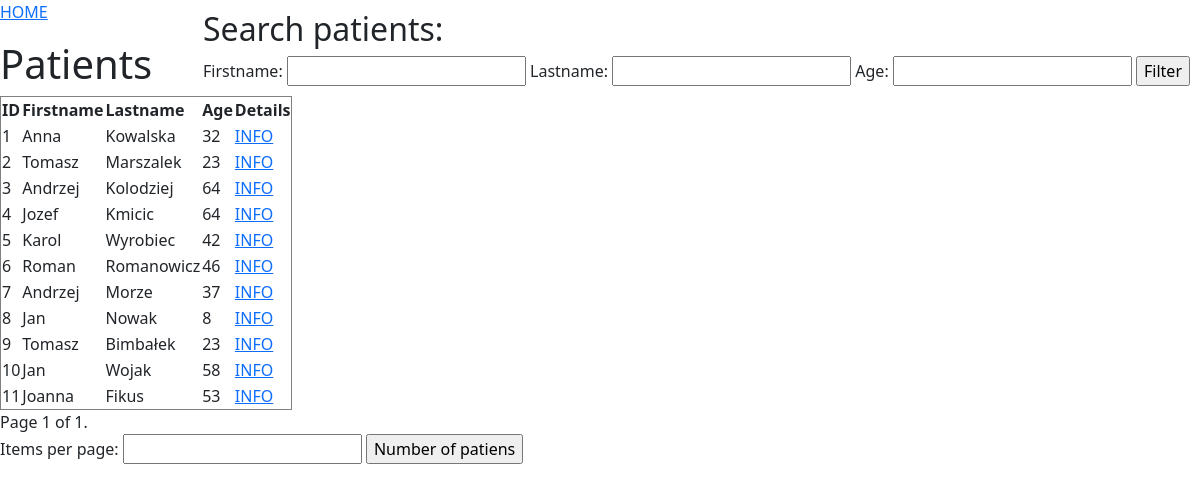
The page /patients/?page=58& on the database as committed earlier.
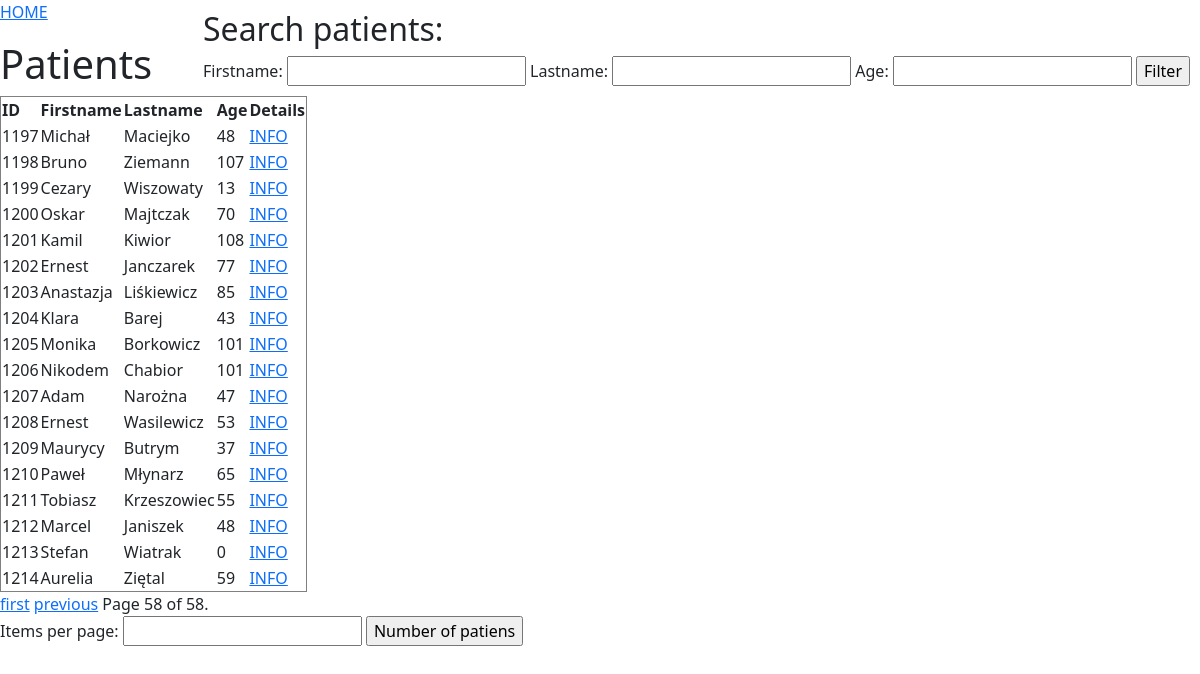
The same page on the database as committed later.
### patients/models.py (models this page shows, shortened)
class Patient(models.Model):
    SEX = {
        "M": "Male",
        "F": "Female",
    }
    firstname = models.CharField(max_length=255)
    lastname = models.CharField(max_length=255)
    birthdate = models.DateField(null=True)
    sex = models.CharField(max_length=8, choices=SEX, null=True)
    login = models.CharField(max_length=255, null=True)
    password = models.CharField(max_length=255, null=True)
    image = models.ImageField(null=True, upload_to='images/')

### patients/views.py (the view)
# urls.py: path('', include('patients.urls'))
def patients(request: HttpRequest):
    patients = models.Patient.objects.all().values()
    form = forms.PatientSearchForm(request.GET)
    mess = ""
    for p in patients:
        if not p['birthdate']:
            age = 0
        else:
            patient_birth = int(p['birthdate'].strftime("%Y"))
            today = datetime.datetime.today().year
            age = today - patient_birth
        p['age'] = age
    if form.is_valid():
        lastname = form.cleaned_data.get('lastname')
        if lastname:
            patients = patients.filter(lastname__icontains=lastname)
        firstname = form.cleaned_data.get('firstname')
        if firstname:
            patients = patients.filter(firstname__icontains=firstname)
        age = form.cleaned_data.get('age')
        if age:
            patients = patients.filter(birthdate__year=today-age)
        if not patients.exists():
            patients = models.Patient.objects.all().values()
            mess = "Don't find the patient"
        items_per_page = form.cleaned_data.get('items_per_page') or 20
        for p in patients:
            if not p['birthdate']:
                age = 0
            else:
                patient_birth = int(p['birthdate'].strftime("%Y"))
                today = datetime.datetime.today().year
                age = today - patient_birth
            p['age'] = age
    else:
        items_per_page = 20
    paginator = Paginator(patients, items_per_page + 1)
    page_number = request.GET.get('page', 1)
    page_obj = paginator.get_page(page_number)
    query_params = request.GET.copy()
    if 'page' in query_params:
        del query_params['page']
    return render(request, "all_patients.html", {
        'patient': page_obj,
        'form': form,
        'mess': mess,
        'query_params': query_params.urlencode()
    })

### patients/forms.py
class PatientSearchForm(forms.Form):
    firstname = forms.CharField(required=False)
    lastname = forms.CharField(required=False)
    age = forms.IntegerField(required=False)
    items_per_page = forms.IntegerField(min_value=1, initial=20, required=False, label='Items per page')

### patients/templates/all_patients.html (shortened to what this page needs)
{% extends "master.html" %}
{% block content %}
  <p><a href="/">HOME</a></p>
  <h1>Patients</h1>
  <div class="search-container">
      <h2>Search patients:</h2>
      <form method="get" id="searchForm">
          <div>
              {{ form.firstname.label_tag }} {{ form.firstname }}
              {{ form.lastname.label_tag }} {{ form.lastname }}
              {{form.age.label_tag}} {{form.age}}
              <input type="submit" value="Filter">
          </div>
      </form>
  </div>
  <table border='1'>
    <tr>
      <th>ID</th>
      <th>Firstname</th>
      <th>Lastname</th>
      <th>Age</th>
      <th>Details</th>
    </tr>
    {% for patient in patient %}
        {% if patient.id != 0 %}
        <tr>
          <td>{{ patient.id }}</td>
          <td>{{ patient.firstname }}</td>
          <td>{{ patient.lastname }}</td>
          <td>{{patient.age}}</td>
          <td><a href=./details/{{ patient.id }}>INFO</a></td>
        </tr>
        {% endif %}
    {% endfor %}
  </table>
  <div class="pagination">
    <span class="step-links">
        {% if patient.has_previous %}
            <a href="?page=1&{{ query_params }}">first</a>
            <a href="?page={{ patient.previous_page_number }}&{{ query_params }}">previous</a>
        {% endif %}
        <span class="current">
            Page {{ patient.number }} of {{ patient.paginator.num_pages }}.
        </span>
    </span>
  </div>
<form method="get" id="pagin">
    <div class="paginator">
        {{ form.items_per_page.label_tag }} {{ form.items_per_page }}
        <input type="submit" value="Number of patiens">
    </div>
</form>
{% endblock %}

Rows that differ between the two databases and show on the page:
no longer on this page (row unchanged): Patient: id "1", firstname "Anna", lastname "Kowalska", age "32"
no longer on this page (row unchanged): Patient: id "2", firstname "Tomasz", lastname "Marszalek", age "23"
no longer on this page (row unchanged): Patient: id "3", firstname "Andrzej", lastname "Kolodziej", age "64"
no longer on this page (row unchanged): Patient: id "4", firstname "Jozef", lastname "Kmicic", age "64"
no longer on this page (row unchanged): Patient: id "5", firstname "Karol", lastname "Wyrobiec", age "42"
no longer on this page (row unchanged): Patient: id "6", firstname "Roman", lastname "Romanowicz", age "46"
no longer on this page (row unchanged): Patient: id "7", firstname "Andrzej", lastname "Morze", age "37"
no longer on this page (row unchanged): Patient: id "8", firstname "Jan", lastname "Nowak", age "8"
no longer on this page (row unchanged): Patient: id "9", firstname "Tomasz", lastname "Bimbałek", age "23"
no longer on this page (row unchanged): Patient: id "10", firstname "Jan", lastname "Wojak", age "58"
no longer on this page (row unchanged): Patient: id "11", firstname "Joanna", lastname "Fikus", age "53"
added Patient: id "1197", firstname "Michał", lastname "Maciejko", age "48"
added Patient: id "1198", firstname "Bruno", lastname "Ziemann", age "107"
added Patient: id "1199", firstname "Cezary", lastname "Wiszowaty", age "13"
added Patient: id "1200", firstname "Oskar", lastname "Majtczak", age "70"
added Patient: id "1201", firstname "Kamil", lastname "Kiwior", age "108"
added Patient: id "1202", firstname "Ernest", lastname "Janczarek", age "77"
added Patient: id "1203", firstname "Anastazja", lastname "Liśkiewicz", age "85"
added Patient: id "1204", firstname "Klara", lastname "Barej", age "43"
added Patient: id "1205", firstname "Monika", lastname "Borkowicz", age "101"
added Patient: id "1206", firstname "Nikodem", lastname "Chabior", age "101"
added Patient: id "1207", firstname "Adam", lastname "Narożna", age "47"
added Patient: id "1208", firstname "Ernest", lastname "Wasilewicz", age "53"
added Patient: id "1209", firstname "Maurycy", lastname "Butrym", age "37"
added Patient: id "1210", firstname "Paweł", lastname "Młynarz", age "65"
added Patient: id "1211", firstname "Tobiasz", lastname "Krzeszowiec", age "55"
added Patient: id "1212", firstname "Marcel", lastname "Janiszek", age "48"
added Patient: id "1213", firstname "Stefan", lastname "Wiatrak", age "0"
added Patient: id "1214", firstname "Aurelia", lastname "Ziętal", age "59"
Other text that changed with them:
{{ patient.number }}: "1" → "58"
{{ patient.paginator.num_pages }}: "1" → "58"
text now shown: "first previous"
